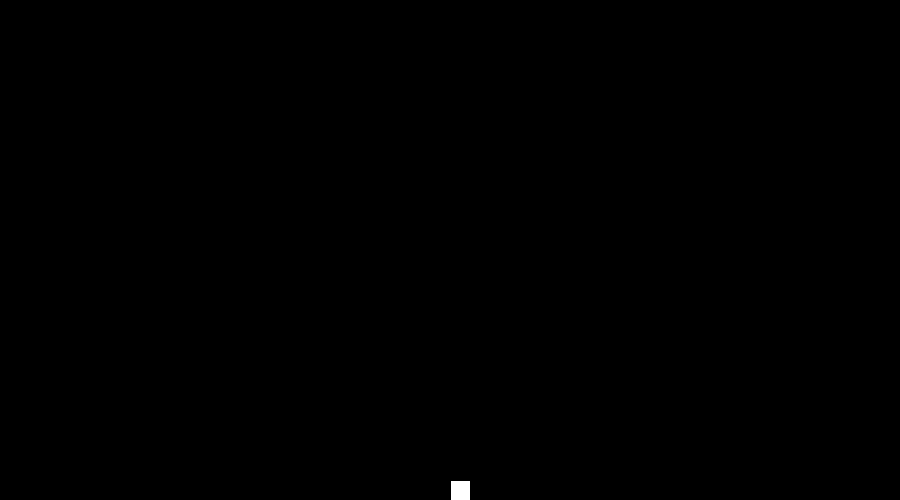
Frame 1 (no input)
Frame 60 (the mouse pressed at the canvas centre just before this capture): identical to frame 1, image omitted
Frame 120 (the mouse held since frame 60 and released just before this capture): identical to frame 1, image omitted

The Processing sketch that drew this single still picture (run headless with seeded random() and noise(); from frame 60 on, the mouse is pressed at the canvas centre):

// Processing sketch: processing_34043
// ── processing_34043.pde

/*
Code thanks in part by Ramsey nassar
 */

//JUVENILE VARS
float juvX, juvY, juvSpeed, maxSpeed, ySpeed, gravity;
float juvXspeed, juvYspeed, juvFriction,juvYacceleration, juvAcceleration;
int juvHeight = 20;
int juvWidth = 20;


//KEY PRESSES
final int keyDownArraySize = 127;
boolean[] keyDown = new boolean[keyDownArraySize];

void setup() {
  size (900, 500);
  smooth();

  /*
create gamestate for opening screen and ints for platforms
   */


  initJuv();
  initKeyDownArray();
  initPlatforms();
}

void initJuv() {

  juvX = float (width / 2);
  juvY = float (height - juvHeight);
  juvAcceleration = .15;
  gravity = .8;
  ySpeed = 0;
  juvFriction = .7;
  juvSpeed = 5;
  maxSpeed = 10;
}

void initKeyDownArray() {
  for (int i=0; i<keyDownArraySize; i++) {
    keyDown[i] = false;
  }
}

void initPlatforms() {
  //draw platforms here
}

//------------------------------------------------------------------------- DRAW LOOP 


void draw() {

  background (0);

  updateJuv();
//  updateCops();

//  if (isSpray) {
//    updateSpray();
//  }

  handleInput();
  
  
}


void jumping() {
 juvY -= 10;
  
}

void updateJuv() {
  //moveJuv
  moveJuv();
  checkScreenBounds();
  drawJuv();
}

void moveJuv() {
  constrain(juvXspeed, -maxSpeed, maxSpeed);

  juvX += juvXspeed;
  
  juvXspeed *= juvFriction;

  if (abs (juvXspeed) < .05) juvXspeed = 0;
}


void drawJuv() {
  //  noStroke();
  rect (juvX, juvY, juvHeight, juvWidth);
  
  //gravity
  juvY = juvY + ySpeed;
  ySpeed = ySpeed + gravity;
  
  if (juvY > (height - juvHeight)){
    ySpeed = ySpeed * 0;
    
}
}

void checkScreenBounds() {
  if (juvX > width) {
    juvX = 0;
  }
  else if (juvX < 0) {
    juvX = width;
  }
  if (juvY >= (height - juvHeight)){
    juvY = (height - juvHeight);
}
}

//------------------------------------------------------------------------- SPRAY CONTROL
//------------------------------------------------------------------------- PLATFORM CONTROL

//------------------------------------------------------------------------- KEYBOARD CONTROL

void handleInput() {
  if (keyDown[RIGHT]) {
    juvXspeed += juvSpeed;
  }
  if (keyDown[LEFT]) {
    juvXspeed -= juvSpeed;

    //may have to change image direction
  }
  if (keyDown[UP]) {
    jumping();
  }    
    
  if (keyDown [32]) {
  }
}

void keyPressed() {
  if (keyCode < keyDownArraySize) {
    keyDown[keyCode] = true;
  }
}
void keyReleased() {
  if (keyCode < keyDownArraySize) {
    keyDown[keyCode] = false;
  }
}


//------------------------------------------------------------------------- JUMP
//initial
float jump_y = 1;              // jump
float jump_easing = 0.1;
float targetY_jump = 100;
boolean jump = false;



//voiddraw


//jump() {}
